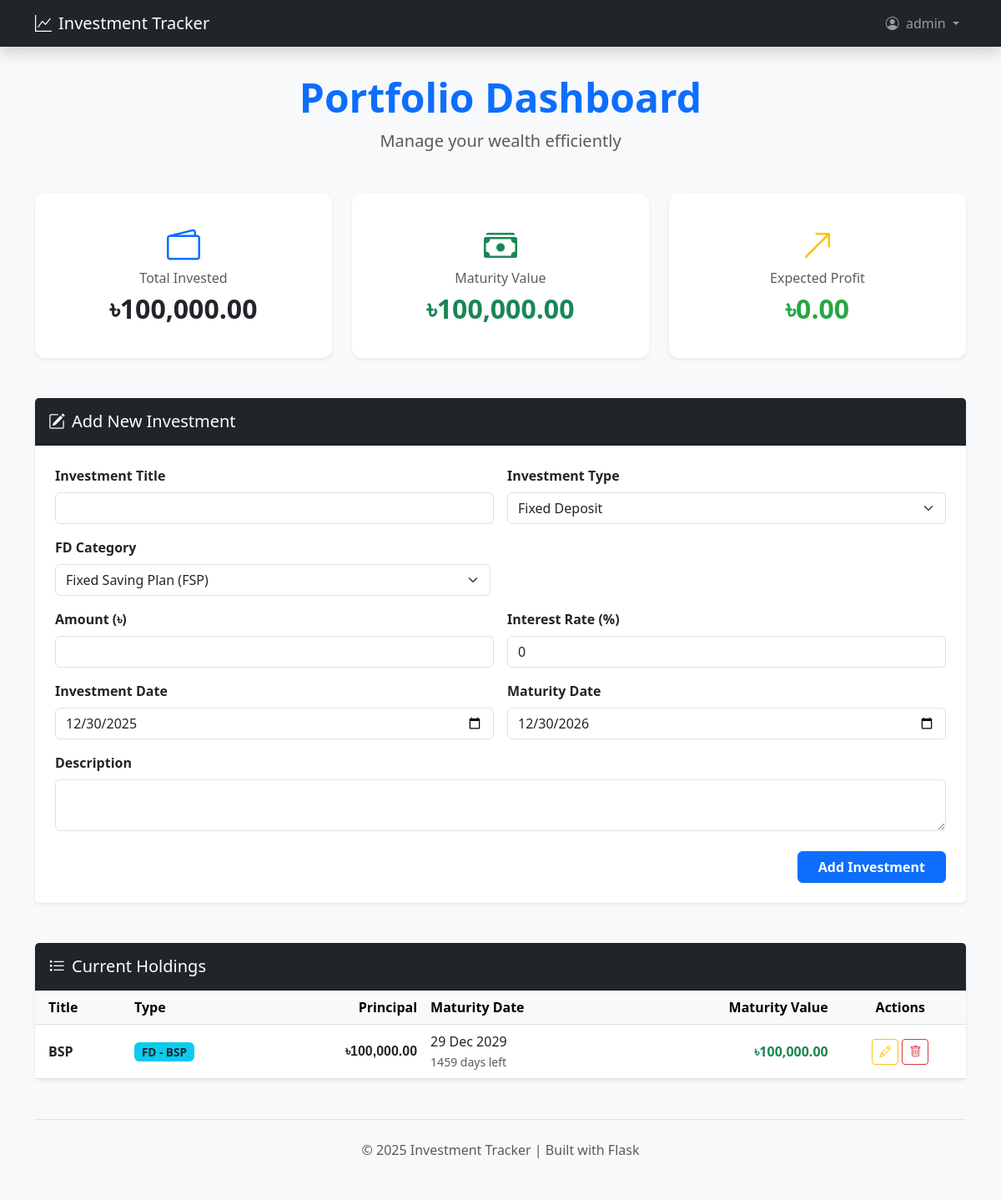
The page /dashboard (signed in) on the database its author committed.
### app.py (models this page shows, shortened)
class User(db.Model):
    id = db.Column(db.Integer, primary_key=True)
    username = db.Column(db.String(80), unique=True, nullable=False)
    email = db.Column(db.String(120), unique=True, nullable=False)
    password_hash = db.Column(db.String(200), nullable=False)
    created_at = db.Column(db.DateTime, default=datetime.utcnow)
    investments = db.relationship('Investment', backref='owner', lazy=True, cascade='all, delete-orphan')

class Investment(db.Model):
    id = db.Column(db.Integer, primary_key=True)
    user_id = db.Column(db.Integer, db.ForeignKey('user.id'), nullable=False)
    title = db.Column(db.String(200), nullable=False)
    description = db.Column(db.String(500), nullable=False)
    amount = db.Column(db.Float, nullable=False)
    interest_rate = db.Column(db.Float, default=0.0)
    investment_date = db.Column(db.DateTime, default=datetime.utcnow)
    maturity_date = db.Column(db.DateTime, nullable=False)
    investment_type = db.Column(db.String(50), default="Fixed Deposit")
    fd_type = db.Column(db.String(50), default="")
    def calculate_maturity_amount(self):
        if self.interest_rate <= 0:
            return self.amount
        time_diff = (self.maturity_date - self.investment_date).days / 365.25
        interest = self.amount * (self.interest_rate / 100) * time_diff
        return round(self.amount + interest, 2)
    def days_remaining(self):
        today = datetime.utcnow()
        if self.maturity_date > today:
            return (self.maturity_date - today).days
        return 0
    def get_display_type(self):
        if self.investment_type == "Fixed Deposit" and self.fd_type:
            return f"FD - {self.fd_type}"
        return self.investment_type

### app.py (the view, shortened to what this page needs)
@app.route('/')
@app.route('/dashboard', methods=['GET', 'POST'])
@login_required
def dashboard():
    user = get_current_user()
    investments = Investment.query.filter_by(user_id=user.id).all()
    total_invested, total_maturity, total_profit = calculate_portfolio_totals(investments)
    return render_template('index.html', investments=investments,
                           total_invested=total_invested,
                           total_maturity_value=total_maturity,
                           total_profit=total_profit)

### app.py (called while the page is built)
def get_current_user():
    user_id = session.get('user_id')
    if user_id:
        return db.session.get(User, user_id)
    return None

def login_required(view):
    @functools.wraps(view)
    def wrapped_view(**kwargs):
        user = get_current_user()
        if user is None:
            session.clear()
            flash('Please login to access this page.', 'warning')
            return redirect(url_for('login'))
        return view(**kwargs)
    return wrapped_view

@app.template_filter('currency')
def format_currency(value):
    try:
        return f"৳{float(value):,.2f}"
    except (ValueError, TypeError):
        return f"৳{value}"

def calculate_portfolio_totals(investments):
    total_invested = sum(inv.amount for inv in investments)
    total_maturity_value = sum(inv.calculate_maturity_amount() for inv in investments)
    total_profit = total_maturity_value - total_invested
    return total_invested, total_maturity_value, total_profit

@app.context_processor
def inject_globals():
    now = datetime.utcnow()
    return {
        'datetime': datetime,
        'timedelta': timedelta,
        'current_year': now.strftime('%Y'),
        'today_str': now.strftime('%Y-%m-%d'),
        'next_year_str': (now + timedelta(days=365)).strftime('%Y-%m-%d')
    }

### templates/index.html (shortened to what this page needs)
<!DOCTYPE html>
<html lang="en">
<head>
    <link href="https://cdn.jsdelivr.net/npm/bootstrap@5.3.0/dist/css/bootstrap.min.css" rel="stylesheet">
    <link rel="stylesheet" href="https://cdn.jsdelivr.net/npm/bootstrap-icons@1.11.1/font/bootstrap-icons.css">
</head>
<body class="bg-light">
    <nav class="navbar navbar-expand-lg navbar-dark bg-dark mb-4 shadow">
        <div class="container">
            <a class="navbar-brand" href="{{ url_for('dashboard') }}">
                <i class="bi bi-graph-up me-2"></i>Investment Tracker
            </a>
            <div class="navbar-nav ms-auto align-items-center">
                <li class="nav-item dropdown">
                    <a class="nav-link dropdown-toggle" href="#" role="button" data-bs-toggle="dropdown">
                        <i class="bi bi-person-circle me-1"></i> {{ session.username }}
                    </a>
                </li>
            </div>
        </div>
    </nav>
    <div class="container py-2">
        <header class="text-center mb-5">
            <h1 class="display-5 fw-bold text-primary">Portfolio Dashboard</h1>
            <p class="lead text-muted">Manage your wealth efficiently</p>
        </header>
        <section class="row g-4 mb-5">
            <div class="col-md-4">
                <div class="card summary-card border-0 shadow-sm p-3">
                    <div class="card-body text-center">
                        <i class="bi bi-wallet2 text-primary fs-1 mb-2"></i>
                        <h6 class="text-muted">Total Invested</h6>
                        <h2 class="fw-bold">{{ total_invested|currency }}</h2>
                    </div>
                </div>
            </div>
            <div class="col-md-4">
                <div class="card summary-card border-0 shadow-sm p-3">
                    <div class="card-body text-center">
                        <i class="bi bi-cash-stack text-success fs-1 mb-2"></i>
                        <h6 class="text-muted">Maturity Value</h6>
                        <h2 class="fw-bold text-success">{{ total_maturity_value|currency }}</h2>
                    </div>
                </div>
            </div>
            <div class="col-md-4">
                <div class="card summary-card border-0 shadow-sm p-3">
                    <div class="card-body text-center">
                        <i class="bi bi-arrow-up-right text-warning fs-1 mb-2"></i>
                        <h6 class="text-muted">Expected Profit</h6>
                        <h2 class="fw-bold {{ 'profit-positive' if total_profit >= 0 else 'profit-negative' }}">
                            {{ total_profit|currency }}
                        </h2>
                    </div>
                </div>
            </div>
        </section>
        <section class="card shadow-sm border-0 mb-5">
            <div class="card-header bg-dark text-white p-3">
                <h5 class="mb-0"><i class="bi bi-pencil-square me-2"></i>{{ 'Update' if investment else 'Add New' }} Investment</h5>
            </div>
            <div class="card-body p-4">
                <form method="POST" action="{{ url_for('update_investment', id=investment.id) if investment else url_for('dashboard') }}">
                    <div class="row g-3">
                        <div class="col-md-6">
                            <label class="form-label fw-bold">Investment Title</label>
                            <input type="text" name="title" class="form-control" value="{{ investment.title if investment else '' }}" required>
                        </div>
                        <div class="col-md-6">
                            <label class="form-label fw-bold">Investment Type</label>
                            <select name="investment_type" id="investmentType" class="form-select" onchange="toggleFdType()" required>
                                <option value="Fixed Deposit" {{ 'selected' if investment and investment.investment_type == 'Fixed Deposit' }}>Fixed Deposit</option>
                            </select>
                        </div>
                        <div class="col-md-12" id="fdTypeSection" style="display: none;">
                            <div class="row">
                                <div class="col-md-6">
                                    <label class="form-label fw-bold">FD Category</label>
                                    <select id="fdType" name="fd_type" class="form-select" onchange="toggleOtherFdType()">
                                        <option value="FSP" {{ 'selected' if investment and investment.fd_type == 'FSP' }}>Fixed Saving Plan (FSP)</option>
                                    </select>
                                </div>
                            </div>
                        </div>
                        <div class="col-md-6">
                            <label class="form-label fw-bold">Amount (৳)</label>
                            <input type="number" step="0.01" name="amount" class="form-control" value="{{ investment.amount if investment else '' }}" required>
                        </div>
                        <div class="col-md-6">
                            <label class="form-label fw-bold">Interest Rate (%)</label>
                            <input type="number" step="0.01" name="interest_rate" class="form-control" value="{{ investment.interest_rate if investment else '0' }}">
                        </div>
                        <div class="col-md-6">
                            <label class="form-label fw-bold">Investment Date</label>
                            <input type="date" name="investment_date" class="form-control" value="{{ investment.investment_date.strftime('%Y-%m-%d') if investment else today_str }}" required>
                        </div>
                        <div class="col-md-6">
                            <label class="form-label fw-bold">Maturity Date</label>
                            <input type="date" name="maturity_date" class="form-control" value="{{ investment.maturity_date.strftime('%Y-%m-%d') if investment else next_year_str }}" required>
                        </div>
                        <div class="col-12">
                            <label class="form-label fw-bold">Description</label>
                            <textarea name="description" class="form-control" rows="2">{{ investment.description if investment else '' }}</textarea>
                        </div>
                    </div>
                    <div class="mt-4 text-end">
                        {% if investment %}
                            <a href="{{ url_for('dashboard') }}" class="btn btn-outline-secondary me-2">Cancel</a>
                            <button type="submit" class="btn btn-warning px-4 fw-bold">Update Investment</button>
                        {% else %}
                            <button type="submit" class="btn btn-primary px-4 fw-bold">Add Investment</button>
                        {% endif %}
                    </div>
                </form>
            </div>
        </section>
        <section class="card shadow-sm border-0">
            <div class="card-header bg-dark text-white p-3">
                <h5 class="mb-0"><i class="bi bi-list-task me-2"></i>Current Holdings</h5>
            </div>
            <div class="card-body p-0">
                <div class="table-responsive">
                    <table class="table table-hover mb-0 align-middle">
                        <thead class="table-light">
                            <tr>
                                <th class="ps-3">Title</th>
                                <th>Type</th>
                                <th class="text-end">Principal</th>
                                <th>Maturity Date</th>
                                <th class="text-end">Maturity Value</th>
                                <th class="text-center">Actions</th>
                            </tr>
                        </thead>
                        <tbody>
                            {% for inv in investments %}
                            <tr>
                                <td class="ps-3 fw-bold">{{ inv.title }}</td>
                                <td><span class="badge bg-info text-dark investment-badge">{{ inv.get_display_type() }}</span></td>
                                <td class="text-end currency-symbol">{{ inv.amount|currency }}</td>
                                <td>
                                    {{ inv.maturity_date.strftime('%d %b %Y') }}
                                    <br><small class="text-{{ 'danger' if inv.days_remaining() < 30 else 'muted' }}">{{ inv.days_remaining() }} days left</small>
                                </td>
                                <td class="text-end fw-bold text-success">{{ inv.calculate_maturity_amount()|currency }}</td>
                                <td class="text-center">
                                    <a href="{{ url_for('update_investment', id=inv.id) }}" class="btn btn-sm btn-outline-warning"><i class="bi bi-pencil"></i></a>
                                    <a href="{{ url_for('delete_investment', id=inv.id) }}" class="btn btn-sm btn-outline-danger" onclick="return confirm('Delete this record?')"><i class="bi bi-trash"></i></a>
                                </td>
                            </tr>
                            {% endfor %}
                        </tbody>
                    </table>
                </div>
            </div>
        </section>
        <footer class="mt-5 py-4 text-center text-muted border-top">
            <p>&copy; {{ current_year }} Investment Tracker | Built with Flask</p>
        </footer>
    </div>
</body>
</html>

### templates/index.html (style rules this page uses)
.summary-card { transition: transform 0.3s ease; border-radius: 12px; }
.profit-positive { color: #28a745; }
.currency-symbol { font-family: Arial, sans-serif; font-weight: 600; }
.investment-badge { font-size: 0.85em; padding: 0.35em 0.65em; }

### rows shown on the page
User: username "admin"
Investment: title "BSP", get_display_type "FD - BSP", amount "৳100,000.00", maturity_date "29 Dec 2029", days_remaining "1459", calculate_maturity_amount "৳100,000.00"

### other values the page prints
{{ total_invested|currency }} "৳100,000.00"
{{ total_maturity_value|currency }} "৳100,000.00"
{{ total_profit|currency }} "৳0.00"
{{ 'Update' if investment else 'Add New' }} "Add New"
